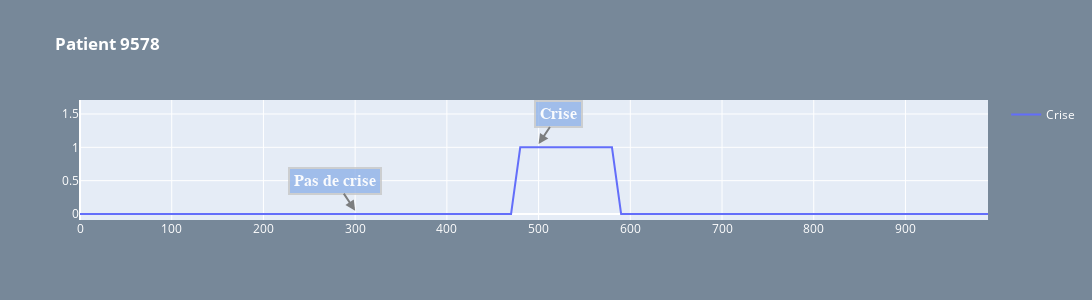

This figure's notebook cell:
### Code cell
l = xqrs_clean_imputed[xqrs_clean_imputed.Key == 'dev_01_tcp_ar_9578_s004_2013_03_01_t001'].label.tolist()
t = [i*10 for i in range(len(l))]

fig = go.Figure()
fig.add_trace(go.Scatter(x=t, y=l,
                    mode='lines',
                    name='Crise'))

fig.update_layout(
    width=1500,
    height=300,
    paper_bgcolor="lightslategray",
    showlegend=True,
    title_text='<b>Patient 9578</b>',
    font=dict(color="white"))


fig.add_annotation(
        x=500,
        y=1.05,
        xref="x",
        yref="y",
        text="<b>Crise</b>",
        showarrow=True,
        font=dict(
            family="Courier New, monospace",
            size=16,
            color="#ffffff"
            ),
        align="center",
        arrowhead=2,
        arrowsize=1,
        arrowwidth=2,
        arrowcolor="#636363",
        ax=20,
        ay=-30,
        bordercolor="#c7c7c7",
        borderwidth=2,
        borderpad=4,
        bgcolor="#90b2e8",
        opacity=0.8
        )


fig.add_annotation(
        x=300,
        y=0.05,
        xref="x",
        yref="y",
        text="<b>Pas de crise</b>",
        showarrow=True,
        font=dict(
            family="Courier New, monospace",
            size=16,
            color="#ffffff"
            ),
        align="center",
        arrowhead=2,
        arrowsize=1,
        arrowwidth=2,
        arrowcolor="#636363",
        ax=-20,
        ay=-30,
        bordercolor="#c7c7c7",
        borderwidth=2,
        borderpad=4,
        bgcolor="#90b2e8",
        opacity=0.8
        )
fig.show()

### Figure 1 — Plotly figure (JSON) as saved in the notebook; plotly's stock layout.template omitted (floating-point values rounded to 4 significant figures)
{"data": [{"mode": "lines", "name": "Crise", "type": "scatter", "x": [0, 10, 20, 30, 40, 50, 60, 70, 80, 90, 100, 110, 120, 130, 140, 150, 160, 170, 180, 190, 200, 210, 220, 230, 240, 250, 260, 270, 280, 290, 300, 310, 320, 330, 340, 350, 360, 370, 380, 390, 400, 410, 420, 430, 440, 450, 460, 470, 480, 490, 500, 510, 520, 530, 540, 550, 560, 570, 580, 590, 600, 610, 620, 630, 640, 650, 660, 670, 680, 690, 700, 710, 720, 730, 740, 750, 760, 770, 780, 790, 800, 810, 820, 830, 840, 850, 860, 870, 880, 890, 900, 910, 920, 930, 940, 950, 960, 970, 980, 990], "y": [0, 0, 0, 0, 0, 0, 0, 0, 0, 0, 0, 0, 0, 0, 0, 0, 0, 0, 0, 0, 0, 0, 0, 0, 0, 0, 0, 0, 0, 0, 0, 0, 0, 0, 0, 0, 0, 0, 0, 0, 0, 0, 0, 0, 0, 0, 0, 0, 1, 1, 1, 1, 1, 1, 1, 1, 1, 1, 1, 0, 0, 0, 0, 0, 0, 0, 0, 0, 0, 0, 0, 0, 0, 0, 0, 0, 0, 0, 0, 0, 0, 0, 0, 0, 0, 0, 0, 0, 0, 0, 0, 0, 0, 0, 0, 0, 0, 0, 0, 0]}], "layout": {"annotations": [{"align": "center", "arrowcolor": "#636363", "arrowhead": 2, "arrowsize": 1, "arrowwidth": 2, "ax": 20, "ay": -30, "bgcolor": "#90b2e8", "bordercolor": "#c7c7c7", "borderpad": 4, "borderwidth": 2, "font": {"color": "#ffffff", "family": "Courier New, monospace", "size": 16}, "opacity": 0.8, "showarrow": true, "text": "<b>Crise</b>", "x": 500, "xref": "x", "y": 1.05, "yref": "y"}, {"align": "center", "arrowcolor": "#636363", "arrowhead": 2, "arrowsize": 1, "arrowwidth": 2, "ax": -20, "ay": -30, "bgcolor": "#90b2e8", "bordercolor": "#c7c7c7", "borderpad": 4, "borderwidth": 2, "font": {"color": "#ffffff", "family": "Courier New, monospace", "size": 16}, "opacity": 0.8, "showarrow": true, "text": "<b>Pas de crise</b>", "x": 300, "xref": "x", "y": 0.05, "yref": "y"}], "font": {"color": "white"}, "height": 300, "paper_bgcolor": "lightslategray", "showlegend": true, "title": {"text": "<b>Patient 9578</b>"}, "width": 1500}}
